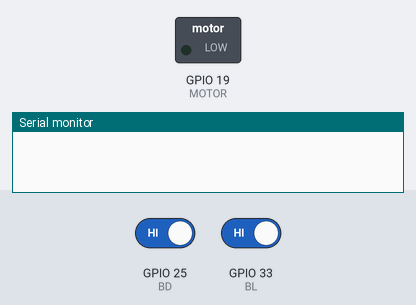
A sketch run on a simulated ESP32. Shown: switched loads named in the sketch (green lamp = pin HIGH), the last lines printed to the serial monitor. Inputs (shaded band) come from the test bench; at power-on: GPIO 33 (BL) HIGH, GPIO 25 (BD) HIGH.

Above: at 1.2 s.
1.3 s: GPIO 33 (BL) driven LOW
At 2.0 s:
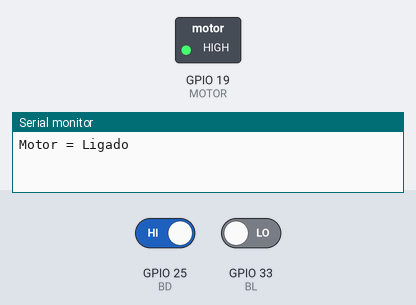
2.8 s: GPIO 25 (BD) driven LOW
At 3.1 s:
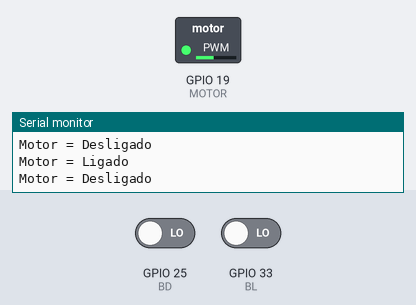
5.8 s: GPIO 25 (BD) driven HIGH
Timing chart, 0 to 8.8 s (numbered marks = the images above; inputs shaded):
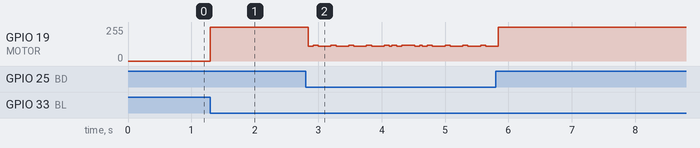

Measured:
- after the input at 1.3 s, GPIO 19 (MOTOR): 0/255 → 255/255 at once

The sketch:

LigaDesligaMotor.ino
```cpp
//Definição de Entradas, Saídas e Variáveis
//Entradas
#define BL 33
#define BD 25
//Saídas
#define MOTOR 19
//Variáveis
bool FLAG1 = 0;

void setup() {
  Serial.begin(115200);
  pinMode(BL, INPUT);
  pinMode(BD, INPUT);
  pinMode(MOTOR, OUTPUT);
}

void loop() {
  if (digitalRead(BL) == 0 && FLAG1 == 0) {
    digitalWrite(MOTOR, HIGH);
    Serial.println("Motor = Ligado");
    FLAG1 = 1;
  }
  if (digitalRead(BD) == 0 && FLAG1 == 1) {
    digitalWrite(MOTOR, LOW);
    Serial.println("Motor = Desligado");
    FLAG1 = 0;
  }
}
```
